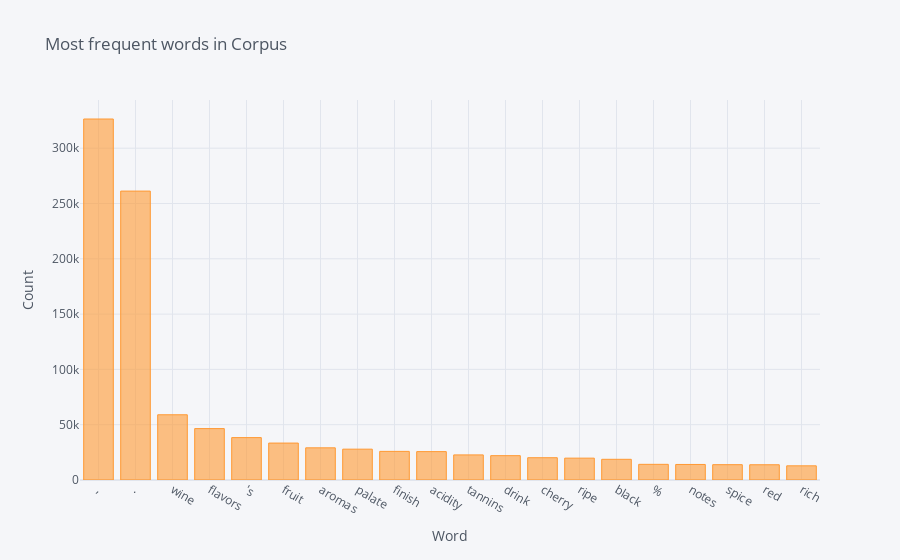

This figure's notebook cell:
### Code cell
words_df.set_index('word').wordCount.head(20).iplot(kind = 'bar', title = 'Most frequent words in Corpus', yTitle = 'Count', xTitle = 'Word')

### Figure 1 — Plotly figure (JSON) as saved in the notebook; plotly's stock layout.template omitted (floating-point values rounded to 4 significant figures)
{"data": [{"marker": {"color": "rgba(255, 153, 51, 0.6)", "line": {"color": "rgba(255, 153, 51, 1.0)", "width": 1}}, "name": "wordCount", "orientation": "v", "text": "", "type": "bar", "x": [",", ".", "wine", "flavors", "'s", "fruit", "aromas", "palate", "finish", "acidity", "tannins", "drink", "cherry", "ripe", "black", "%", "notes", "spice", "red", "rich"], "y": [326411, 261231, 58977, 46476, 38329, 33391, 29075, 27881, 25881, 25657, 22690, 22003, 20142, 19775, 18717, 14169, 14053, 13853, 13783, 12821]}], "layout": {"autosize": true, "legend": {"bgcolor": "#F5F6F9", "font": {"color": "#4D5663"}}, "paper_bgcolor": "#F5F6F9", "plot_bgcolor": "#F5F6F9", "title": {"font": {"color": "#4D5663"}, "text": "Most frequent words in Corpus"}, "xaxis": {"autorange": true, "gridcolor": "#E1E5ED", "range": [-0.5, 19.5], "showgrid": true, "tickfont": {"color": "#4D5663"}, "title": {"font": {"color": "#4D5663"}, "text": "Word"}, "type": "category", "zerolinecolor": "#E1E5ED"}, "yaxis": {"autorange": true, "gridcolor": "#E1E5ED", "range": [0, 343600.0], "showgrid": true, "tickfont": {"color": "#4D5663"}, "title": {"font": {"color": "#4D5663"}, "text": "Count"}, "type": "linear", "zerolinecolor": "#E1E5ED"}}}
